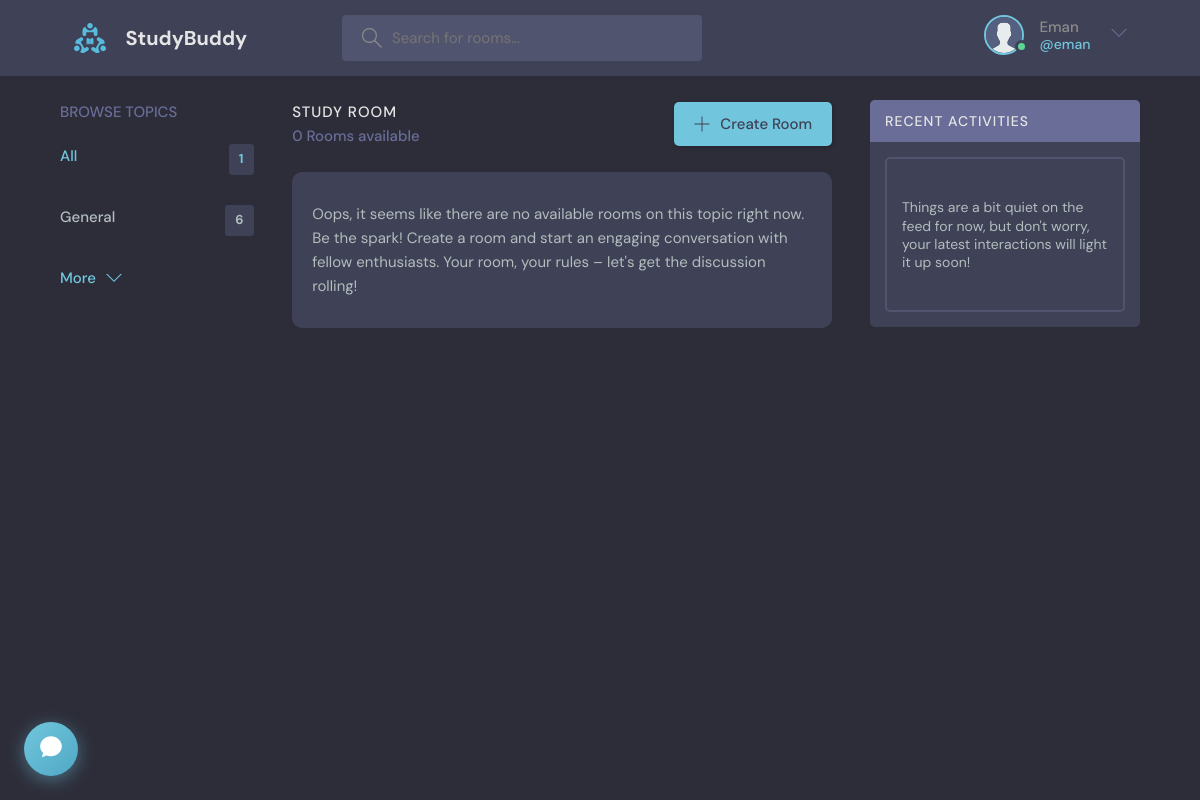
Before: /?q=AI (signed in) with the older database file.
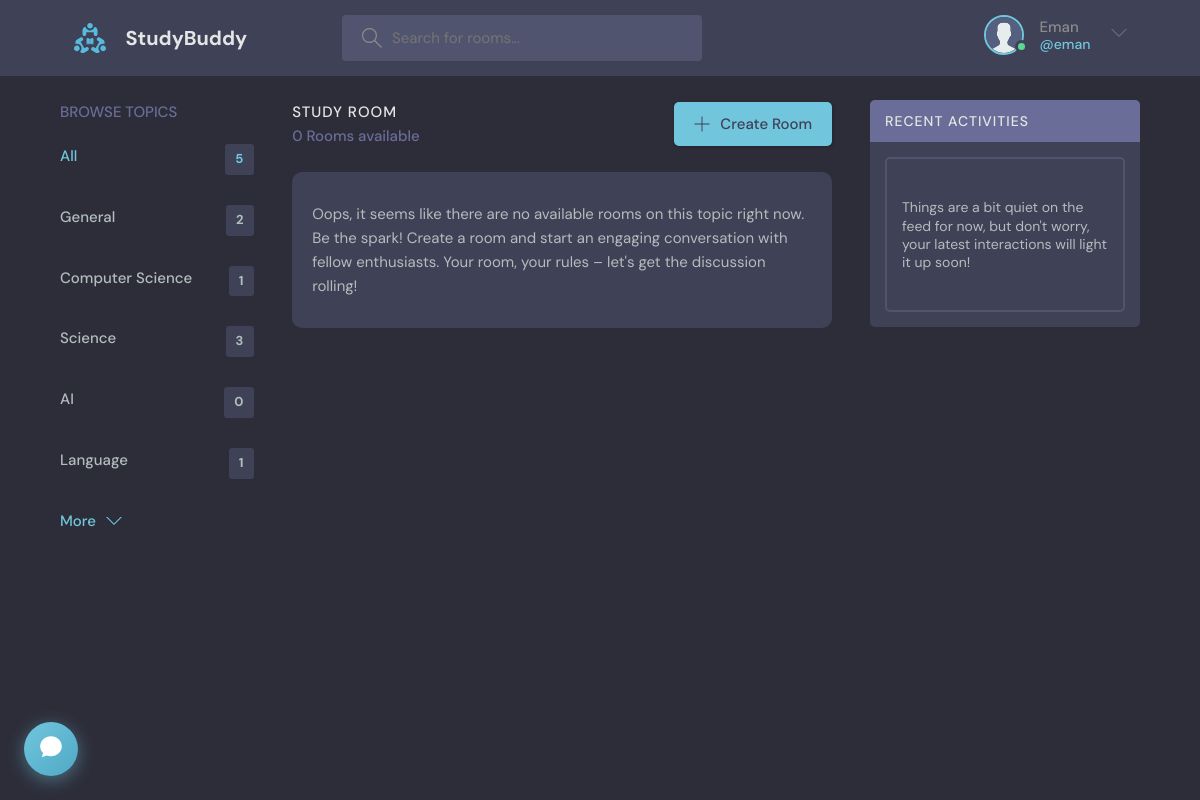
After: the same page with the newer database file.
### mainapp/models.py (models this page shows, shortened)
class Topic(models.Model):
    name = models.CharField(max_length=200)

### mainapp/views.py (the view)
# urls.py: path('', views.home, name="home"),
@login_required(login_url='login')
def home(request):
    q = request.GET.get('q') if request.GET.get('q') is not None else ''
    rooms = Room.objects.filter(
        Q(topic__name__icontains=q) |
        Q(name__icontains=q) |
        Q(description__icontains=q))
    topics = Topic.objects.all()[0:5]
    room_count = rooms.count()
    room_messages = Message.objects.filter(Q(room__topic__name__icontains=q))
    context = {'rooms': rooms,
               'topics': topics,
               'room_count': room_count,
               'room_messages': room_messages,
               }
    return render(request, 'mainapp/home.html', context)

### mainapp/templates/mainapp/home.html (shortened to what this page needs)
{% extends 'main.html' %} {%block content%}
<main class="layout layout--3">
	<div class="container">
		{% include 'mainapp/topics_component.html' %}
		<div class="roomList">
			<div class="roomList__header">
				<div>
					<h2>Study Room</h2>
					<p>{{room_count}} Rooms available</p>
				</div>
				<a class="btn btn--main" href="{% url 'create-room' %}">
					<svg
						version="1.1"
						xmlns="http://www.w3.org/2000/svg"
						width="32"
						height="32"
						viewBox="0 0 32 32"
					>
						<title>add</title>
						<path
							d="M16.943 0.943h-1.885v14.115h-14.115v1.885h14.115v14.115h1.885v-14.115h14.115v-1.885h-14.115v-14.115z"
						></path>
					</svg>
					Create Room
				</a>
			</div>
			{% include 'mainapp/feed_component.html' %}
		</div>
		{% include 'mainapp/activity_component.html' %}
	</div>
</main>
{%endblock%}

### mainapp/templates/mainapp/topics_component.html
<div class="topics">
    <div class="topics__header">
        <h2>Browse Topics</h2>
    </div>
    <ul class="topics__list">
        <li>
            <a href="{% url 'home'%}" class="active">All <span>{{topics.count}}</span></a>
        </li>
        {%for topic in topics%}
        <li>
            <a href="{% url 'home' %}?q={{topic.name|urlencode}}">{{topic.name}} <span>{{topic.room_set.all.count}}</span></a>
        </li>
        {%endfor%}
    </ul>
    <a class="btn btn--link" href="{% url 'topics' %}">
        More
        <svg
            version="1.1"
            xmlns="http://www.w3.org/2000/svg"
            width="32"
            height="32"
            viewBox="0 0 32 32"
        >
            <title>chevron-down</title>
            <path d="M16 21l-13-13h-3l16 16 16-16h-3l-13 13z"></path>
        </svg>
    </a>
</div>

Changed rows visible on the page:
computed for Topic "General": room_set.all.count "6" → "2"
added Topic: name "Computer Science", room_set.all.count "1"
added Topic: name "Science", room_set.all.count "3"
added Topic: name "AI", room_set.all.count "0"
added Topic: name "Language", room_set.all.count "1"
Other visible differences:
{{ topics.count }}: "1" → "5"
